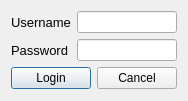
<?xml version="1.0" encoding="UTF-8"?>
<ui version="4.0">
 <class>Login</class>
 <widget class="QDialog" name="Login">
  <property name="geometry">
   <rect>
    <x>0</x>
    <y>0</y>
    <width>184</width>
    <height>101</height>
   </rect>
  </property>
  <property name="windowTitle">
   <string>Dialog</string>
  </property>
  <layout class="QHBoxLayout" name="horizontalLayout_3">
   <item>
    <layout class="QVBoxLayout" name="verticalLayout_3">
     <item>
      <layout class="QHBoxLayout" name="horizontalLayout">
       <item>
        <layout class="QVBoxLayout" name="verticalLayout">
         <item>
          <widget class="QLabel" name="usernameLabel">
           <property name="font">
            <font>
             <pointsize>10</pointsize>
            </font>
           </property>
           <property name="text">
            <string>Username</string>
           </property>
          </widget>
         </item>
         <item>
          <widget class="QLabel" name="passerwordLabel">
           <property name="font">
            <font>
             <pointsize>10</pointsize>
            </font>
           </property>
           <property name="text">
            <string>Password</string>
           </property>
          </widget>
         </item>
        </layout>
       </item>
       <item>
        <layout class="QVBoxLayout" name="verticalLayout_2">
         <item>
          <widget class="QLineEdit" name="username"/>
         </item>
         <item>
          <widget class="QLineEdit" name="password">
           <property name="echoMode">
            <enum>QLineEdit::Password</enum>
           </property>
          </widget>
         </item>
        </layout>
       </item>
      </layout>
     </item>
     <item>
      <layout class="QHBoxLayout" name="horizontalLayout_2">
       <item>
        <spacer name="horizontalSpacer">
         <property name="orientation">
          <enum>Qt::Horizontal</enum>
         </property>
         <property name="sizeHint" stdset="0">
          <size>
           <width>40</width>
           <height>20</height>
          </size>
         </property>
        </spacer>
       </item>
       <item>
        <widget class="QPushButton" name="login">
         <property name="text">
          <string>Login</string>
         </property>
        </widget>
       </item>
       <item>
        <widget class="QPushButton" name="cancel">
         <property name="text">
          <string>Cancel</string>
         </property>
        </widget>
       </item>
      </layout>
     </item>
    </layout>
   </item>
  </layout>
 </widget>
 <resources/>
 <connections>
  <connection>
   <sender>cancel</sender>
   <signal>clicked()</signal>
   <receiver>Login</receiver>
   <slot>close()</slot>
   <hints>
    <hint type="sourcelabel">
     <x>171</x>
     <y>89</y>
    </hint>
    <hint type="destinationlabel">
     <x>57</x>
     <y>59</y>
    </hint>
   </hints>
  </connection>
  <connection>
   <sender>login</sender>
   <signal>clicked()</signal>
   <receiver>Login</receiver>
   <slot>accept()</slot>
   <hints>
    <hint type="sourcelabel">
     <x>90</x>
     <y>89</y>
    </hint>
    <hint type="destinationlabel">
     <x>139</x>
     <y>96</y>
    </hint>
   </hints>
  </connection>
 </connections>
 <slots>
  <slot>acceptLogin()</slot>
 </slots>
</ui>
